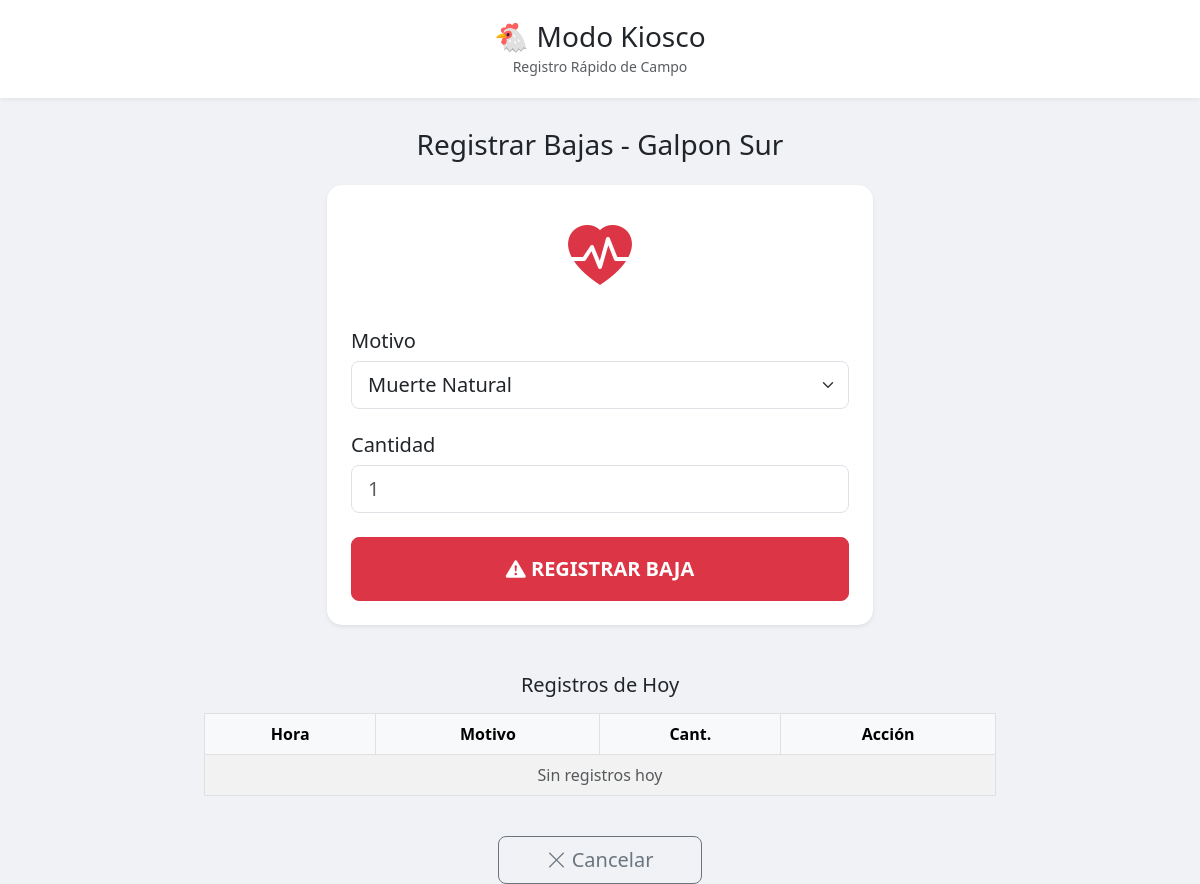
The app's page /kiosco/lote/1/bajas/, older data.
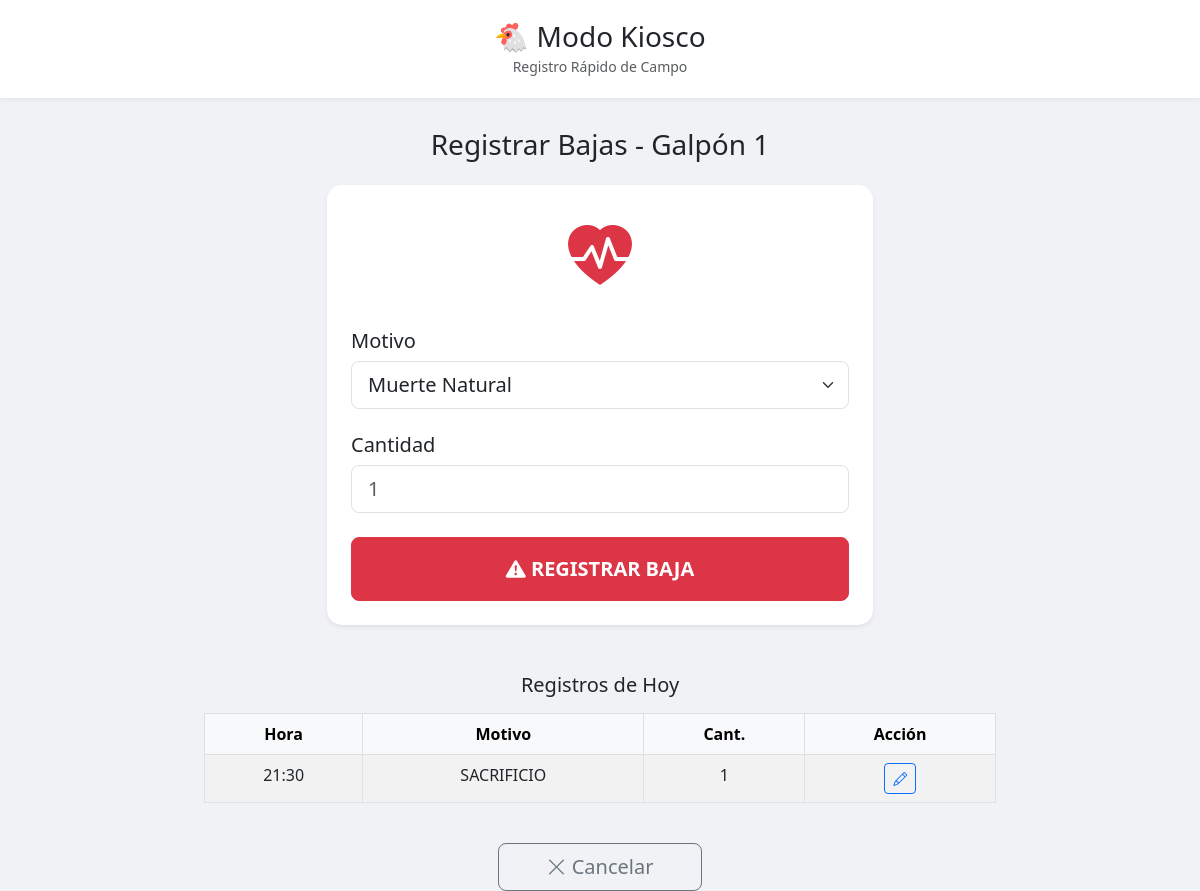
The same page, newer data.
### Gestion/models.py (models this page shows, shortened)
class Lote(models.Model):
    id_lote = models.AutoField(primary_key=True)
    galpon = models.ForeignKey(Galpon, on_delete=models.CASCADE)
    raza = models.CharField(max_length=100)
    fecha_inicio = models.DateField(default=timezone.now)
    aves_iniciales = models.IntegerField()
    aves_actuales = models.IntegerField(editable=False) # Updated by signal
    estado = models.BooleanField(default=True) # Active=True, Closed=False
    fecha_proxima_vacuna = models.DateField(null=True, blank=True)

class Galpon(models.Model):
    id_galpon = models.AutoField(primary_key=True)
    nombre = models.CharField(max_length=100)
    capacidad_max = models.IntegerField()

class RegistroBajas(models.Model):
    id_baja = models.AutoField(primary_key=True)
    lote = models.ForeignKey(Lote, on_delete=models.CASCADE)
    fecha = models.DateTimeField(default=timezone.now)
    cantidad = models.IntegerField()
    motivo = models.CharField(
        max_length=20,
        choices=MotivoBaja.choices,
        default=MotivoBaja.MUERTE_NATURAL
    )

### Kiosco/views.py (the view, shortened to what this page needs)
# urls.py: path('lote/<int:lote_id>/bajas/', views.registrar_bajas, name='kiosco-bajas'),
def registrar_bajas(request, lote_id):
    lote = get_object_or_404(Lote, pk=lote_id)
    movimientos = RegistroBajas.objects.filter(
        lote=lote,
        fecha__date=timezone.now()
    ).order_by('-fecha')
    return render(request, 'Kiosco/form_bajas.html', {'lote': lote, 'movimientos': movimientos})

### Kiosco/templates/Kiosco/form_bajas.html (shortened to what this page needs)
{% extends 'Kiosco/base_kiosco.html' %}
{% block content %}
<h3 class="text-center mb-4">Registrar Bajas - {{ lote.galpon.nombre }}</h3>
<div class="row justify-content-center">
    <div class="col-md-6">
        <div class="card p-4 shadow-sm border-0 border-danger"
            style="border-radius: 15px; border-left: 5px solid #dc3545;">
            <div class="text-center mb-4">
                <i class="bi bi-heart-pulse-fill text-danger" style="font-size: 4rem;"></i>
            </div>
            <form method="post">
                <div class="mb-4">
                    <label class="form-label h5">Motivo</label>
                    <select name="motivo" class="form-select form-select-lg" required>
                        <option value="NATURAL">Muerte Natural</option>
                    </select>
                </div>
                <div class="mb-4">
                    <label class="form-label h5">Cantidad</label>
                    <input type="number" step="1" name="cantidad" class="form-control form-control-lg" placeholder="1"
                        required>
                </div>
                <button type="submit" class="btn btn-danger btn-lg w-100 py-3 fw-bold">
                    <i class="bi bi-exclamation-triangle-fill"></i> REGISTRAR BAJA
                </button>
            </form>
        </div>
    </div>
</div>
</div>
<div class="row justify-content-center mt-5">
    <div class="col-md-8">
        <h5 class="text-center mb-3">Registros de Hoy</h5>
        <div class="table-responsive">
            <table class="table table-bordered table-striped text-center">
                <thead class="table-light">
                    <tr>
                        <th>Hora</th>
                        <th>Motivo</th>
                        <th>Cant.</th>
                        <th>Acción</th>
                    </tr>
                </thead>
                <tbody>
                    {% for m in movimientos %}
                    <tr>
                        <td>{{ m.fecha|date:"H:i" }}</td>
                        <td>{{ m.get_motivo_display }}</td>
                        <td>{{ m.cantidad }}</td>
                        <td>
                            <a href="{% url 'kiosco-bajas-edit' m.pk %}" class="btn btn-sm btn-outline-primary">
                                <i class="bi bi-pencil"></i>
                            </a>
                        </td>
                    </tr>
                    {% empty %}
                    <tr>
                        <td colspan="4" class="text-muted">Sin registros hoy</td>
                    </tr>
                    {% endfor %}
                </tbody>
            </table>
        </div>
    </div>
</div>
<div class="text-center mt-4">
    <a href="{% url 'kiosco-menu' lote.pk %}" class="btn btn-outline-secondary btn-lg px-5">
        <i class="bi bi-x-lg"></i> Cancelar
    </a>
</div>
{% endblock %}

Row changes from the older to the newer data that the page shows:
changed Lote: galpon.nombre "Galpon Sur" → "Galpón 1"
added RegistroBajas: fecha "21:30", motivo "SACRIFICIO", cantidad "1"
Text that changed along with them:
text no longer shown: "Sin registros hoy"
